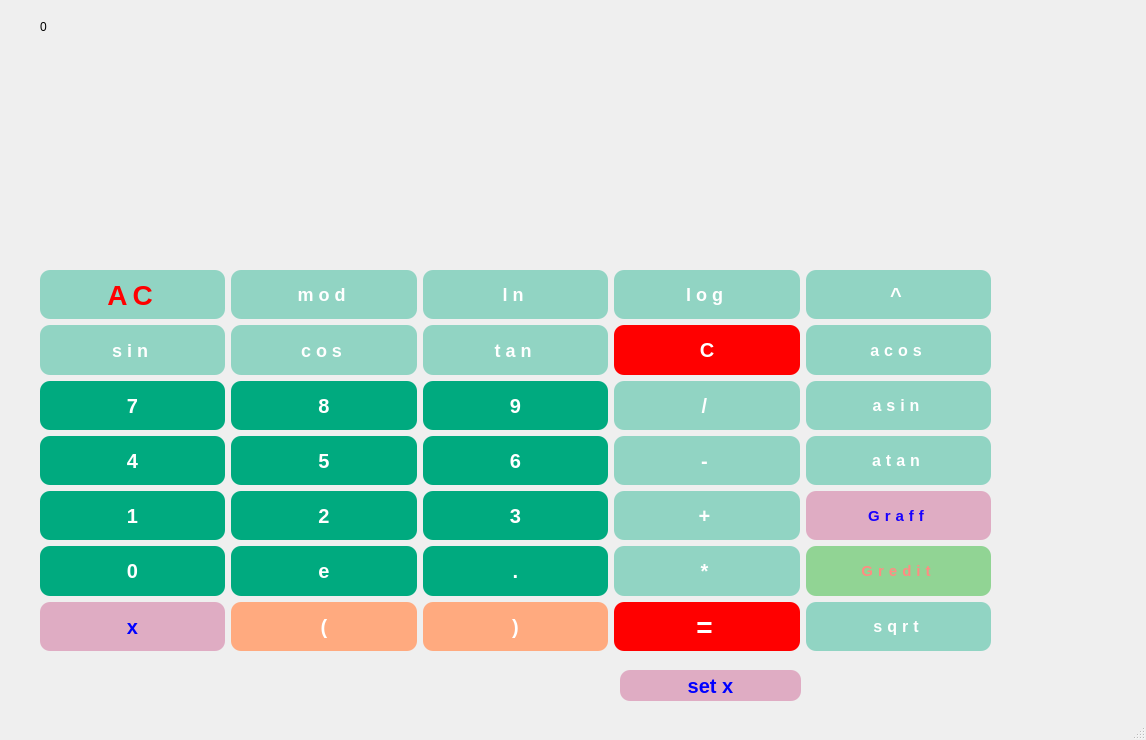
<?xml version="1.0" encoding="UTF-8"?>
<ui version="4.0">
 <class>Interface</class>
 <widget class="QMainWindow" name="Interface">
  <property name="geometry">
   <rect>
    <x>0</x>
    <y>0</y>
    <width>1146</width>
    <height>740</height>
   </rect>
  </property>
  <property name="windowTitle">
   <string>Interface</string>
  </property>
  <widget class="QWidget" name="centralwidget">
   <widget class="QLabel" name="show_res">
    <property name="geometry">
     <rect>
      <x>40</x>
      <y>20</y>
      <width>951</width>
      <height>241</height>
     </rect>
    </property>
    <property name="maximumSize">
     <size>
      <width>16777215</width>
      <height>16777215</height>
     </size>
    </property>
    <property name="mouseTracking">
     <bool>false</bool>
    </property>
    <property name="styleSheet">
     <string notr="true">QLabel {
 font-size:20px;
font-weight:bold;
color:rgb(255, 255, 255);
letter-spacing:5px;
outline-color:rgb(255, 255, 255);
border-radius:10px;
background-color:rgba(0, 170, 127, 100)

}

background-color : white;</string>
    </property>
    <property name="text">
     <string>0</string>
    </property>
    <property name="scaledContents">
     <bool>false</bool>
    </property>
    <property name="alignment">
     <set>Qt::AlignLeading|Qt::AlignLeft|Qt::AlignTop</set>
    </property>
    <property name="wordWrap">
     <bool>true</bool>
    </property>
   </widget>
   <widget class="QWidget" name="layoutWidget">
    <property name="geometry">
     <rect>
      <x>40</x>
      <y>270</y>
      <width>951</width>
      <height>381</height>
     </rect>
    </property>
    <layout class="QGridLayout" name="gridLayout">
     <item row="0" column="1">
      <widget class="QPushButton" name="pushButton_mod">
       <property name="maximumSize">
        <size>
         <width>1677719</width>
         <height>1677721</height>
        </size>
       </property>
       <property name="tabletTracking">
        <bool>false</bool>
       </property>
       <property name="styleSheet">
        <string notr="true">QPushButton {

font-size:18px;
font-weight:bold;
color:rgb(255, 255, 255);
letter-spacing:5px;
outline-color:rgb(255, 255, 255);
border-radius:10px;
background-color:rgba(0, 170, 127, 100)
}</string>
       </property>
       <property name="text">
        <string>mod</string>
       </property>
      </widget>
     </item>
     <item row="0" column="2">
      <widget class="QPushButton" name="pushButton_ln">
       <property name="maximumSize">
        <size>
         <width>1677719</width>
         <height>1677721</height>
        </size>
       </property>
       <property name="tabletTracking">
        <bool>false</bool>
       </property>
       <property name="styleSheet">
        <string notr="true">QPushButton {

font-size:18px;
font-weight:bold;
color:rgb(255, 255, 255);
letter-spacing:5px;
outline-color:rgb(255, 255, 255);
border-radius:10px;
background-color:rgba(0, 170, 127, 100)
}</string>
       </property>
       <property name="text">
        <string>ln</string>
       </property>
      </widget>
     </item>
     <item row="0" column="3">
      <widget class="QPushButton" name="pushButton_log">
       <property name="maximumSize">
        <size>
         <width>1677719</width>
         <height>1677721</height>
        </size>
       </property>
       <property name="tabletTracking">
        <bool>false</bool>
       </property>
       <property name="styleSheet">
        <string notr="true">QPushButton {

font-size:18px;
font-weight:bold;
color:rgb(255, 255, 255);
letter-spacing:5px;
outline-color:rgb(255, 255, 255);
border-radius:10px;
background-color:rgba(0, 170, 127, 100)
}</string>
       </property>
       <property name="text">
        <string>log</string>
       </property>
      </widget>
     </item>
     <item row="0" column="4">
      <widget class="QPushButton" name="pushButton_exp">
       <property name="maximumSize">
        <size>
         <width>1677719</width>
         <height>1677721</height>
        </size>
       </property>
       <property name="tabletTracking">
        <bool>false</bool>
       </property>
       <property name="styleSheet">
        <string notr="true">QPushButton {

font-size:20px;
font-weight:bold;
color:rgb(255, 255, 255);
letter-spacing:5px;
outline-color:rgb(255, 255, 255);
border-radius:10px;
background-color:rgba(0, 170, 127, 100)
}</string>
       </property>
       <property name="text">
        <string>^</string>
       </property>
      </widget>
     </item>
     <item row="1" column="0">
      <widget class="QPushButton" name="pushButton_sin">
       <property name="maximumSize">
        <size>
         <width>1677719</width>
         <height>1677721</height>
        </size>
       </property>
       <property name="tabletTracking">
        <bool>false</bool>
       </property>
       <property name="styleSheet">
        <string notr="true">QPushButton {

font-size:18px;
font-weight:bold;
color:rgb(255, 255, 255);
letter-spacing:5px;
outline-color:rgb(255, 255, 255);
border-radius:10px;
background-color:rgba(0, 170, 127, 100)
}</string>
       </property>
       <property name="text">
        <string>sin</string>
       </property>
      </widget>
     </item>
     <item row="1" column="1">
      <widget class="QPushButton" name="pushButton_cos">
       <property name="maximumSize">
        <size>
         <width>1677719</width>
         <height>1677721</height>
        </size>
       </property>
       <property name="tabletTracking">
        <bool>false</bool>
       </property>
       <property name="styleSheet">
        <string notr="true">QPushButton {

font-size:18px;
font-weight:bold;
color:rgb(255, 255, 255);
letter-spacing:5px;
outline-color:rgb(255, 255, 255);
border-radius:10px;
background-color:rgba(0, 170, 127, 100)
}</string>
       </property>
       <property name="text">
        <string>cos</string>
       </property>
      </widget>
     </item>
     <item row="1" column="2">
      <widget class="QPushButton" name="pushButton_tan">
       <property name="maximumSize">
        <size>
         <width>1677719</width>
         <height>1677721</height>
        </size>
       </property>
       <property name="tabletTracking">
        <bool>false</bool>
       </property>
       <property name="styleSheet">
        <string notr="true">QPushButton {

font-size:18px;
font-weight:bold;
color:rgb(255, 255, 255);
letter-spacing:5px;
outline-color:rgb(255, 255, 255);
border-radius:10px;
background-color:rgba(0, 170, 127, 100)
}</string>
       </property>
       <property name="text">
        <string>tan</string>
       </property>
      </widget>
     </item>
     <item row="1" column="3">
      <widget class="QPushButton" name="pushButton_clean">
       <property name="maximumSize">
        <size>
         <width>1677719</width>
         <height>1677721</height>
        </size>
       </property>
       <property name="tabletTracking">
        <bool>false</bool>
       </property>
       <property name="styleSheet">
        <string notr="true">QPushButton {
background-color:red;;
font-size:20px;
color:rgb(255, 255, 255);
font-weight:bold;
border-radius: 10px;
}
</string>
       </property>
       <property name="text">
        <string>C</string>
       </property>
      </widget>
     </item>
     <item row="1" column="4">
      <widget class="QPushButton" name="pushButton_acos">
       <property name="maximumSize">
        <size>
         <width>1677719</width>
         <height>1677721</height>
        </size>
       </property>
       <property name="tabletTracking">
        <bool>false</bool>
       </property>
       <property name="styleSheet">
        <string notr="true">QPushButton {

font-size:16px;
font-weight:bold;
color:rgb(255, 255, 255);
letter-spacing:5px;
outline-color:rgb(255, 255, 255);
border-radius:10px;
background-color:rgba(0, 170, 127, 100)
}</string>
       </property>
       <property name="text">
        <string>acos</string>
       </property>
      </widget>
     </item>
     <item row="2" column="0">
      <widget class="QPushButton" name="pushButton_7">
       <property name="maximumSize">
        <size>
         <width>1677719</width>
         <height>1677721</height>
        </size>
       </property>
       <property name="tabletTracking">
        <bool>false</bool>
       </property>
       <property name="styleSheet">
        <string notr="true">QPushButton {
background-color:rgb(0, 170, 127);
font-size:20px;
color:rgb(255, 255, 255);
font-weight:bold;
border-radius: 10px;

}</string>
       </property>
       <property name="text">
        <string>7</string>
       </property>
      </widget>
     </item>
     <item row="2" column="1">
      <widget class="QPushButton" name="pushButton_8">
       <property name="maximumSize">
        <size>
         <width>1677719</width>
         <height>1677721</height>
        </size>
       </property>
       <property name="tabletTracking">
        <bool>false</bool>
       </property>
       <property name="styleSheet">
        <string notr="true">QPushButton {
background-color:rgb(0, 170, 127);
font-size:20px;
color:rgb(255, 255, 255);
font-weight:bold;
border-radius: 10px;

}</string>
       </property>
       <property name="text">
        <string>8</string>
       </property>
      </widget>
     </item>
     <item row="2" column="2">
      <widget class="QPushButton" name="pushButton_9">
       <property name="maximumSize">
        <size>
         <width>1677719</width>
         <height>1677721</height>
        </size>
       </property>
       <property name="tabletTracking">
        <bool>false</bool>
       </property>
       <property name="styleSheet">
        <string notr="true">QPushButton {
background-color:rgb(0, 170, 127);
font-size:20px;
color:rgb(255, 255, 255);
font-weight:bold;
border-radius: 10px;

}</string>
       </property>
       <property name="text">
        <string>9</string>
       </property>
      </widget>
     </item>
     <item row="2" column="3">
      <widget class="QPushButton" name="pushButton_dividion">
       <property name="maximumSize">
        <size>
         <width>1677719</width>
         <height>1677721</height>
        </size>
       </property>
       <property name="tabletTracking">
        <bool>false</bool>
       </property>
       <property name="styleSheet">
        <string notr="true">QPushButton {

font-size:20px;
font-weight:bold;
color:rgb(255, 255, 255);
letter-spacing:5px;
outline-color:rgb(255, 255, 255);
border-radius:10px;
background-color:rgba(0, 170, 127, 100)
}</string>
       </property>
       <property name="text">
        <string>/</string>
       </property>
      </widget>
     </item>
     <item row="2" column="4">
      <widget class="QPushButton" name="pushButton_asin">
       <property name="maximumSize">
        <size>
         <width>1677719</width>
         <height>1677721</height>
        </size>
       </property>
       <property name="tabletTracking">
        <bool>false</bool>
       </property>
       <property name="styleSheet">
        <string notr="true">QPushButton {

font-size:16px;
font-weight:bold;
color:rgb(255, 255, 255);
letter-spacing:5px;
outline-color:rgb(255, 255, 255);
border-radius:10px;
background-color:rgba(0, 170, 127, 100)
}</string>
       </property>
       <property name="text">
        <string>asin</string>
       </property>
      </widget>
     </item>
     <item row="3" column="0">
      <widget class="QPushButton" name="pushButton_4">
       <property name="maximumSize">
        <size>
         <width>1677719</width>
         <height>1677721</height>
        </size>
       </property>
       <property name="tabletTracking">
        <bool>false</bool>
       </property>
       <property name="styleSheet">
        <string notr="true">QPushButton {
background-color:rgb(0, 170, 127);
font-size:20px;
color:rgb(255, 255, 255);
font-weight:bold;
border-radius: 10px;

}</string>
       </property>
       <property name="text">
        <string>4</string>
       </property>
      </widget>
     </item>
     <item row="3" column="1">
      <widget class="QPushButton" name="pushButton_5">
       <property name="maximumSize">
        <size>
         <width>1677719</width>
         <height>1677721</height>
        </size>
       </property>
       <property name="tabletTracking">
        <bool>false</bool>
       </property>
       <property name="styleSheet">
        <string notr="true">QPushButton {
background-color:rgb(0, 170, 127);
font-size:20px;
color:rgb(255, 255, 255);
font-weight:bold;
border-radius: 10px;

}</string>
       </property>
       <property name="text">
        <string>5</string>
       </property>
      </widget>
     </item>
     <item row="3" column="2">
      <widget class="QPushButton" name="pushButton_6">
       <property name="maximumSize">
        <size>
         <width>1677719</width>
         <height>1677721</height>
        </size>
       </property>
       <property name="tabletTracking">
        <bool>false</bool>
       </property>
       <property name="styleSheet">
        <string notr="true">QPushButton {
background-color:rgb(0, 170, 127);
font-size:20px;
color:rgb(255, 255, 255);
font-weight:bold;
border-radius: 10px;

}</string>
       </property>
       <property name="text">
        <string>6</string>
       </property>
      </widget>
     </item>
     <item row="3" column="3">
      <widget class="QPushButton" name="pushButton_minus">
       <property name="maximumSize">
        <size>
         <width>1677719</width>
         <height>1677721</height>
        </size>
       </property>
       <property name="tabletTracking">
        <bool>false</bool>
       </property>
       <property name="styleSheet">
        <string notr="true">QPushButton {

font-size:20px;
font-weight:bold;
color:rgb(255, 255, 255);
letter-spacing:5px;
outline-color:rgb(255, 255, 255);
border-radius:10px;
background-color:rgba(0, 170, 127, 100)
}</string>
       </property>
       <property name="text">
        <string>-</string>
       </property>
      </widget>
     </item>
     <item row="3" column="4">
      <widget class="QPushButton" name="pushButton_atan">
       <property name="maximumSize">
        <size>
         <width>1677719</width>
         <height>1677721</height>
        </size>
       </property>
       <property name="tabletTracking">
        <bool>false</bool>
       </property>
       <property name="styleSheet">
        <string notr="true">QPushButton {

font-size:16px;
font-weight:bold;
color:rgb(255, 255, 255);
letter-spacing:5px;
outline-color:rgb(255, 255, 255);
border-radius:10px;
background-color:rgba(0, 170, 127, 100)
}</string>
       </property>
       <property name="text">
        <string>atan</string>
       </property>
      </widget>
     </item>
     <item row="4" column="0">
      <widget class="QPushButton" name="pushButton_1">
       <property name="maximumSize">
        <size>
         <width>1677719</width>
         <height>1677721</height>
        </size>
       </property>
       <property name="tabletTracking">
        <bool>false</bool>
       </property>
       <property name="styleSheet">
        <string notr="true">QPushButton {
background-color:rgb(0, 170, 127);
font-size:20px;
color:rgb(255, 255, 255);
font-weight:bold;
border-radius: 10px;

}</string>
       </property>
       <property name="text">
        <string>1</string>
       </property>
      </widget>
     </item>
     <item row="4" column="1">
      <widget class="QPushButton" name="pushButton_2">
       <property name="maximumSize">
        <size>
         <width>1677719</width>
         <height>1677721</height>
        </size>
       </property>
       <property name="tabletTracking">
        <bool>false</bool>
       </property>
       <property name="styleSheet">
        <string notr="true">QPushButton {
background-color:rgb(0, 170, 127);
font-size:20px;
color:rgb(255, 255, 255);
font-weight:bold;
border-radius: 10px;

}</string>
       </property>
       <property name="text">
        <string>2</string>
       </property>
      </widget>
     </item>
     <item row="4" column="2">
      <widget class="QPushButton" name="pushButton_3">
       <property name="maximumSize">
        <size>
         <width>1677719</width>
         <height>1677721</height>
        </size>
       </property>
       <property name="tabletTracking">
        <bool>false</bool>
       </property>
       <property name="styleSheet">
        <string notr="true">QPushButton {
background-color:rgb(0, 170, 127);
font-size:20px;
color:rgb(255, 255, 255);
font-weight:bold;
border-radius: 10px;

}</string>
       </property>
       <property name="text">
        <string>3</string>
       </property>
      </widget>
     </item>
     <item row="4" column="3">
      <widget class="QPushButton" name="pushButton_plus">
       <property name="maximumSize">
        <size>
         <width>1677719</width>
         <height>1677721</height>
        </size>
       </property>
       <property name="tabletTracking">
        <bool>false</bool>
       </property>
       <property name="styleSheet">
        <string notr="true">QPushButton {

font-size:20px;
font-weight:bold;
color:rgb(255, 255, 255);
letter-spacing:5px;
outline-color:rgb(255, 255, 255);
border-radius:10px;
background-color:rgba(0, 170, 127, 100)
}</string>
       </property>
       <property name="text">
        <string>+</string>
       </property>
      </widget>
     </item>
     <item row="4" column="4">
      <widget class="QPushButton" name="pushButton_graff">
       <property name="maximumSize">
        <size>
         <width>1677719</width>
         <height>1677721</height>
        </size>
       </property>
       <property name="tabletTracking">
        <bool>false</bool>
       </property>
       <property name="styleSheet">
        <string notr="true">QPushButton {

font-size:15px;
font-weight:bold;
color:rgb(25, 0, 255);
letter-spacing:5px;
outline-color:rgb(255, 255, 255);
border-radius:10px;
background-color:rgba(200, 70, 127, 100)
}</string>
       </property>
       <property name="text">
        <string>Graff</string>
       </property>
      </widget>
     </item>
     <item row="5" column="0">
      <widget class="QPushButton" name="pushButton_0">
       <property name="maximumSize">
        <size>
         <width>1677719</width>
         <height>1677721</height>
        </size>
       </property>
       <property name="tabletTracking">
        <bool>false</bool>
       </property>
       <property name="styleSheet">
        <string notr="true">QPushButton {
background-color:rgb(0, 170, 127);
font-size:20px;
color:rgb(255, 255, 255);
font-weight:bold;
border-radius: 10px;

}</string>
       </property>
       <property name="text">
        <string>0</string>
       </property>
      </widget>
     </item>
     <item row="5" column="1">
      <widget class="QPushButton" name="pushButton_e">
       <property name="maximumSize">
        <size>
         <width>1677719</width>
         <height>1677721</height>
        </size>
       </property>
       <property name="tabletTracking">
        <bool>false</bool>
       </property>
       <property name="styleSheet">
        <string notr="true">QPushButton {
background-color:rgb(0, 170, 127);
font-size:20px;
color:rgb(255, 255, 255);
font-weight:bold;
border-radius: 10px;

}</string>
       </property>
       <property name="text">
        <string>e</string>
       </property>
      </widget>
     </item>
     <item row="5" column="2">
      <widget class="QPushButton" name="pushButton_dot">
       <property name="maximumSize">
        <size>
         <width>1677719</width>
         <height>1677721</height>
        </size>
       </property>
       <property name="tabletTracking">
        <bool>false</bool>
       </property>
       <property name="styleSheet">
        <string notr="true">QPushButton {

background-color:rgb(0, 170, 127);
font-size:20px;
color:rgb(255, 255, 255);
font-weight:bold;
border-radius: 10px;
}
</string>
       </property>
       <property name="text">
        <string>.</string>
       </property>
      </widget>
     </item>
     <item row="5" column="3">
      <widget class="QPushButton" name="pushButton_multi">
       <property name="maximumSize">
        <size>
         <width>1677719</width>
         <height>1677721</height>
        </size>
       </property>
       <property name="tabletTracking">
        <bool>false</bool>
       </property>
       <property name="styleSheet">
        <string notr="true">QPushButton {

font-size:20px;
font-weight:bold;
color:rgb(255, 255, 255);
letter-spacing:5px;
outline-color:rgb(255, 255, 255);
border-radius:10px;
background-color:rgba(0, 170, 127, 100)
}</string>
       </property>
       <property name="text">
        <string>*</string>
       </property>
      </widget>
     </item>
     <item row="5" column="4">
      <widget class="QPushButton" name="pushButton_credit">
       <property name="maximumSize">
        <size>
         <width>1677719</width>
         <height>1677721</height>
        </size>
       </property>
       <property name="tabletTracking">
        <bool>false</bool>
       </property>
       <property name="styleSheet">
        <string notr="true">QPushButton {

font-size:15px;
font-weight:bold;
color:rgb(255, 140, 130);
letter-spacing:5px;
outline-color:rgb(255, 255, 255);
border-radius:10px;
background-color:rgba(0, 170, 7, 100)
}</string>
       </property>
       <property name="text">
        <string>Gredit</string>
       </property>
      </widget>
     </item>
     <item row="6" column="0">
      <widget class="QPushButton" name="pushButton_x">
       <property name="maximumSize">
        <size>
         <width>1677719</width>
         <height>1677721</height>
        </size>
       </property>
       <property name="tabletTracking">
        <bool>false</bool>
       </property>
       <property name="styleSheet">
        <string notr="true">QPushButton {

background-color:rgba(200, 70, 127, 100);
font-size:20px;
color:rgb(0, 0, 255);
font-weight:bold;
border-radius: 10px;
}
</string>
       </property>
       <property name="text">
        <string>x</string>
       </property>
      </widget>
     </item>
     <item row="6" column="1">
      <widget class="QPushButton" name="pushButton_left_br">
       <property name="maximumSize">
        <size>
         <width>1677719</width>
         <height>1677721</height>
        </size>
       </property>
       <property name="tabletTracking">
        <bool>false</bool>
       </property>
       <property name="styleSheet">
        <string notr="true">QPushButton {

background-color:rgb(255, 170, 127);
font-size:20px;
color:rgb(255, 255, 255);
font-weight:bold;
border-radius: 10px;
}
</string>
       </property>
       <property name="text">
        <string>(</string>
       </property>
      </widget>
     </item>
     <item row="6" column="2">
      <widget class="QPushButton" name="pushButton_rigth_br">
       <property name="maximumSize">
        <size>
         <width>1677719</width>
         <height>1677721</height>
        </size>
       </property>
       <property name="tabletTracking">
        <bool>false</bool>
       </property>
       <property name="styleSheet">
        <string notr="true">QPushButton {

background-color:rgb(255, 170, 127);
font-size:20px;
color:rgb(255, 255, 255);
font-weight:bold;
border-radius: 10px;
}
</string>
       </property>
       <property name="text">
        <string>)</string>
       </property>
      </widget>
     </item>
     <item row="6" column="3">
      <widget class="QPushButton" name="pushButton_equal">
       <property name="maximumSize">
        <size>
         <width>1677719</width>
         <height>1677721</height>
        </size>
       </property>
       <property name="tabletTracking">
        <bool>false</bool>
       </property>
       <property name="styleSheet">
        <string notr="true">QPushButton {
font-size:28px;
font-weight:bold;
color:rgb(255, 255, 255);
letter-spacing:5px;
outline-color:rgb(255, 255, 255);
border-radius:10px;
background-color:red;

}</string>
       </property>
       <property name="text">
        <string>=</string>
       </property>
      </widget>
     </item>
     <item row="6" column="4">
      <widget class="QPushButton" name="pushButton_sqrt">
       <property name="maximumSize">
        <size>
         <width>1677719</width>
         <height>1677721</height>
        </size>
       </property>
       <property name="tabletTracking">
        <bool>false</bool>
       </property>
       <property name="styleSheet">
        <string notr="true">QPushButton {

font-size:16px;
font-weight:bold;
color:rgb(255, 255, 255);
letter-spacing:5px;
outline-color:rgb(255, 255, 255);
border-radius:10px;
background-color:rgba(0, 170, 127, 100)
}</string>
       </property>
       <property name="text">
        <string>sqrt</string>
       </property>
      </widget>
     </item>
     <item row="0" column="0">
      <widget class="QPushButton" name="pushButton_clear">
       <property name="maximumSize">
        <size>
         <width>1677719</width>
         <height>1677721</height>
        </size>
       </property>
       <property name="tabletTracking">
        <bool>false</bool>
       </property>
       <property name="styleSheet">
        <string notr="true">QPushButton {

font-size:28px;
font-weight:bold;
color:red;
letter-spacing:5px;
outline-color:rgb(255, 255, 255);
border-radius:10px;
background-color:rgba(0, 170, 127, 100)
}</string>
       </property>
       <property name="text">
        <string>AC</string>
       </property>
      </widget>
     </item>
    </layout>
   </widget>
   <widget class="QPushButton" name="pushButton_dividion_set_x">
    <property name="geometry">
     <rect>
      <x>620</x>
      <y>670</y>
      <width>181</width>
      <height>31</height>
     </rect>
    </property>
    <property name="maximumSize">
     <size>
      <width>5500</width>
      <height>16777215</height>
     </size>
    </property>
    <property name="styleSheet">
     <string notr="true">QPushButton {

background-color:rgba(200, 70, 127, 100);
font-size:20px;
color:rgb(0, 0, 255);
font-weight:bold;
border-radius: 10px;
}</string>
    </property>
    <property name="text">
     <string>set x</string>
    </property>
   </widget>
  </widget>
  <widget class="QMenuBar" name="menubar">
   <property name="geometry">
    <rect>
     <x>0</x>
     <y>0</y>
     <width>1146</width>
     <height>26</height>
    </rect>
   </property>
  </widget>
  <widget class="QStatusBar" name="statusbar"/>
 </widget>
 <resources/>
 <connections/>
</ui>
